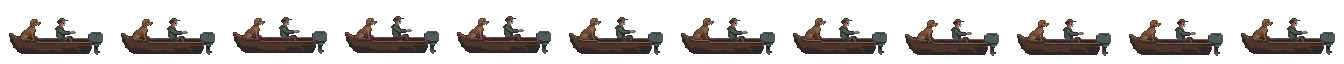
#> input picture assets/characters/fishing-idle.png, 1344 x 64 px
$ python prepare-sprite.py ../assets/characters/fishing-idle.png out.png
#> lines starting #> are read from the running program, lines starting #| are printed output that depends on the picture
#!/usr/bin/env python3
"""將已去背的產圖裁成遊戲使用的 96×56 透明精靈。"""

import argparse
from pathlib import Path

from PIL import Image


CANVAS_SIZE = (96, 56)
MAX_SUBJECT_SIZE = (88, 48)


def main():
    parser = argparse.ArgumentParser()
    parser.add_argument("input", type=Path, help="已完成去背的 PNG")
    parser.add_argument("output", type=Path, help="輸出的 96×56 PNG")
    args = parser.parse_args()

    source = Image.open(args.input).convert("RGBA")
#> source is the input picture: PIL image 1344x64 RGBA; mean R, G, B, A 19.4, 15.3, 13.5, 67.5
    box = source.getchannel("A").getbbox()
#> box = (9, 16, 1335, 56)
    if box is None:
        raise ValueError("輸入圖片沒有可見的主體")

    # 讓角色不會貼邊，並用最近鄰保留像素畫的硬邊。
    pad = max(2, round(min(source.size) * 0.015))
#> pad = 2
    box = (
        max(0, box[0] - pad), max(0, box[1] - pad),
        min(source.width, box[2] + pad), min(source.height, box[3] + pad),
    )
#> box = (7, 14, 1337, 58)
    sprite = source.crop(box)
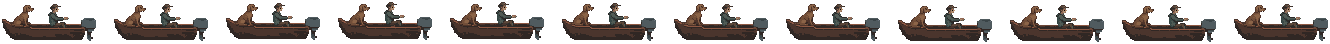
#> sprite: PIL image 1330x44 RGBA; mean R, G, B, A 28.5, 22.6, 19.8, 99.3; transparent parts drawn white
    sprite.thumbnail(MAX_SUBJECT_SIZE, Image.Resampling.NEAREST)

    final = Image.new("RGBA", CANVAS_SIZE)
#> final: PIL image 96x56 RGBA; every value is 0
    x = (CANVAS_SIZE[0] - sprite.width) // 2
#> x = 4
    y = (CANVAS_SIZE[1] - sprite.height) // 2
#> y = 26
    final.alpha_composite(sprite, (x, y))
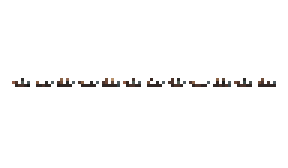
#> final: PIL image 96x56 RGBA (shown 3 times larger); mean R, G, B, A 1.5, 1.3, 1.1, 5.6; transparent parts drawn white
    args.output.parent.mkdir(parents=True, exist_ok=True)
    final.save(args.output)


if __name__ == "__main__":
    main()
